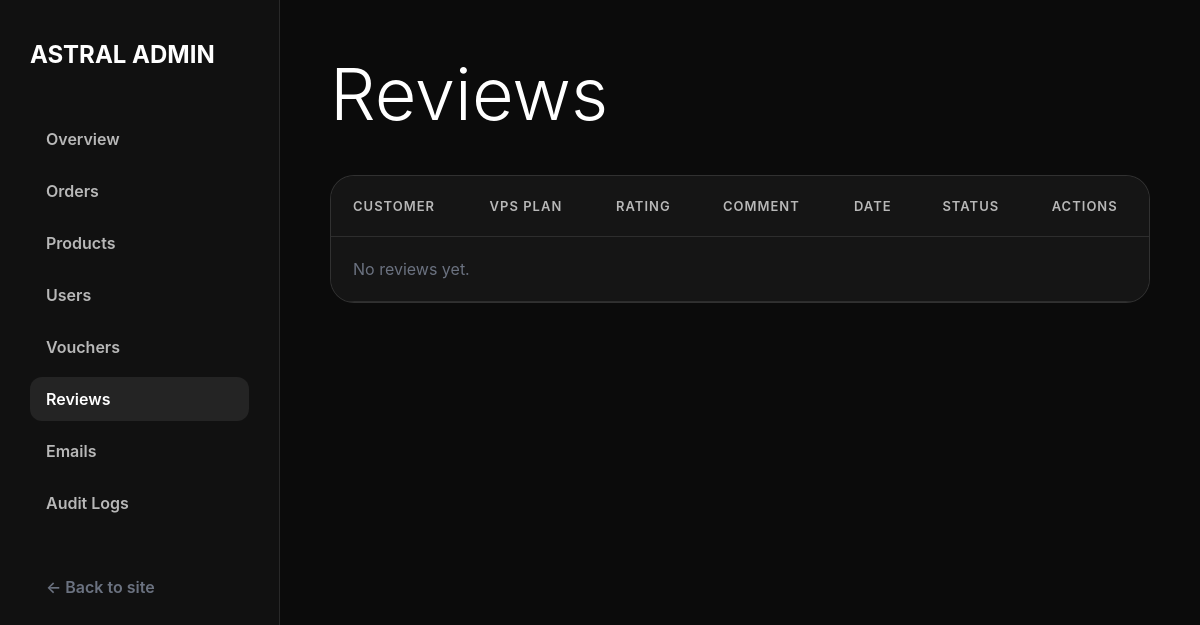
The page /admin/reviews (signed in) on the database as committed earlier.
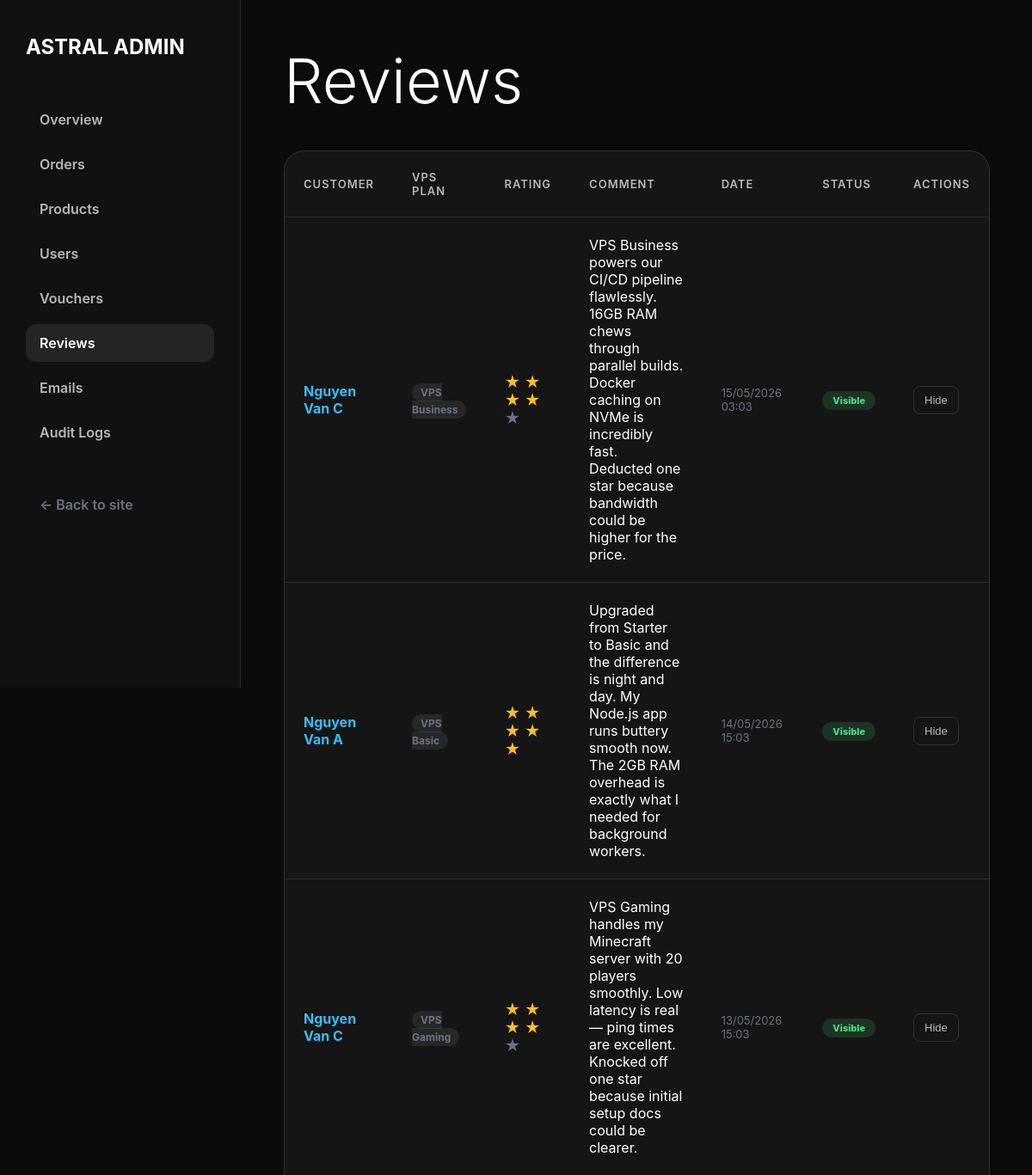
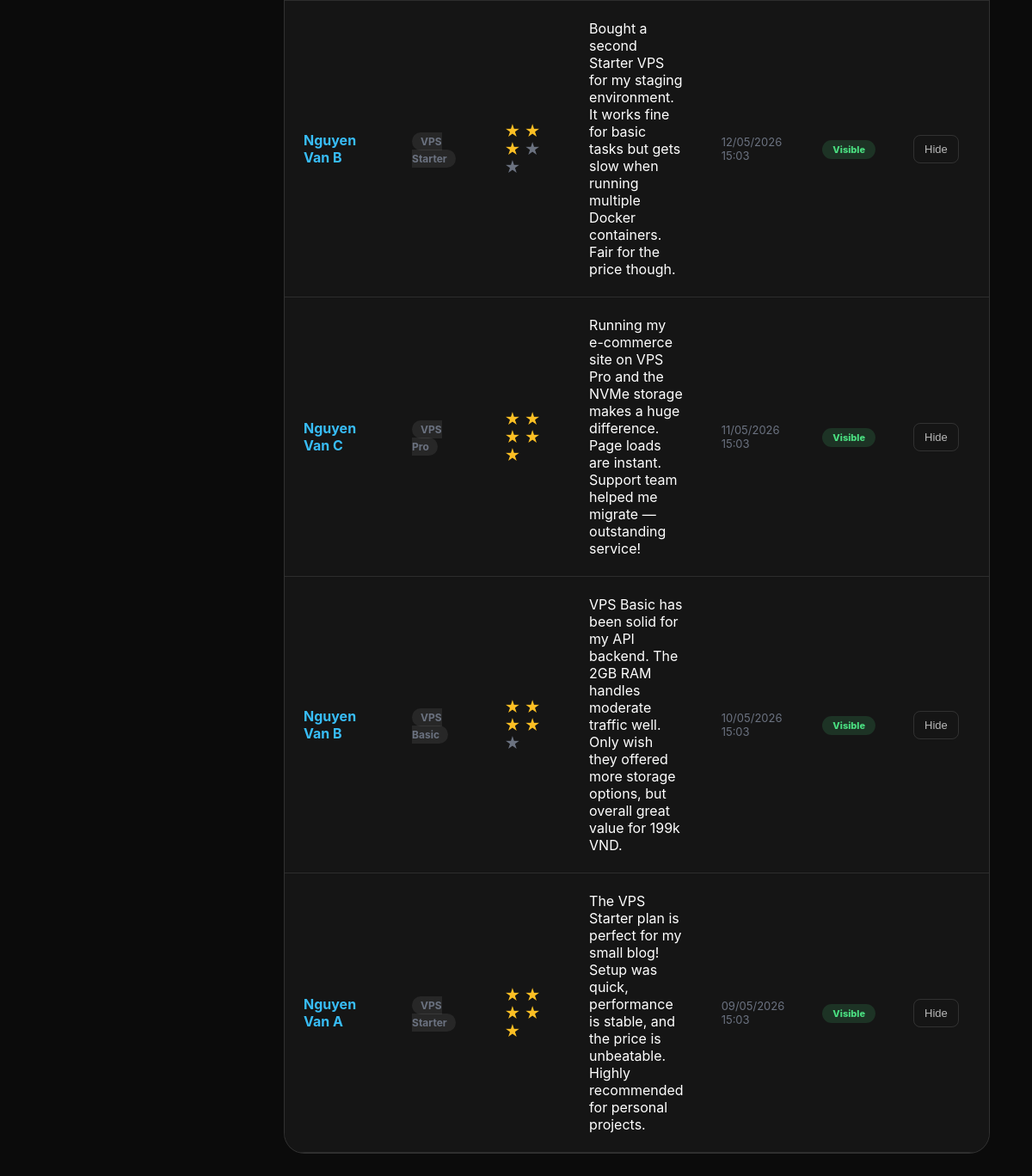
The same page on the database as committed later (2 pictures, top to bottom).
### tables this page shows
CREATE TABLE reviews (
    id          INT UNSIGNED AUTO_INCREMENT PRIMARY KEY,
    user_id     INT UNSIGNED  NOT NULL,
    product_id  INT UNSIGNED  NOT NULL,
    order_id    INT UNSIGNED  NOT NULL,
    rating      TINYINT(1)    NOT NULL CHECK (rating BETWEEN 1 AND 5),
    comment     TEXT          NOT NULL,
    is_visible  TINYINT(1)    NOT NULL DEFAULT 1,
    created_at  TIMESTAMP     NOT NULL DEFAULT CURRENT_TIMESTAMP,
    updated_at  TIMESTAMP     NOT NULL DEFAULT CURRENT_TIMESTAMP ON UPDATE CURRENT_TIMESTAMP,

    UNIQUE KEY uq_review_per_order (user_id, order_id),
    FOREIGN KEY (user_id)    REFERENCES users(id)    ON DELETE CASCADE,
    FOREIGN KEY (product_id) REFERENCES products(id) ON DELETE CASCADE,
    FOREIGN KEY (order_id)   REFERENCES orders(id)   ON DELETE CASCADE,
    INDEX idx_product_visible (product_id, is_visible),
    INDEX idx_rating (rating)
);

CREATE TABLE users (
    id            INT UNSIGNED AUTO_INCREMENT PRIMARY KEY,
    name          VARCHAR(100)  NOT NULL,
    email         VARCHAR(150)  NOT NULL UNIQUE,
    password      VARCHAR(255)  NOT NULL,                         
    phone         VARCHAR(20)   DEFAULT NULL,
    avatar        VARCHAR(255)  DEFAULT 'default_avatar.png',
    role          ENUM('user','staff','admin') NOT NULL DEFAULT 'user',
     
    tier          ENUM('silver','gold','diamond') NOT NULL DEFAULT 'silver',
    total_spent   DECIMAL(15,2) NOT NULL DEFAULT 0.00,
    is_locked     TINYINT(1)    NOT NULL DEFAULT 0,               
    locked_reason VARCHAR(255)  DEFAULT NULL,
    is_verified   TINYINT(1)    NOT NULL DEFAULT 1,               
    verification_token VARCHAR(64) DEFAULT NULL,
    mfa_secret          VARCHAR(32)   DEFAULT NULL,
    mfa_enabled         TINYINT(1)    NOT NULL DEFAULT 0,
    created_at    TIMESTAMP     NOT NULL DEFAULT CURRENT_TIMESTAMP,
    updated_at    TIMESTAMP     NOT NULL DEFAULT CURRENT_TIMESTAMP ON UPDATE CURRENT_TIMESTAMP,

    INDEX idx_role (role),
    INDEX idx_tier (tier),
    INDEX idx_is_locked (is_locked)
);

CREATE TABLE products (
    id            INT UNSIGNED AUTO_INCREMENT PRIMARY KEY,
    name          VARCHAR(150)  NOT NULL,                         
    slug          VARCHAR(200)  NOT NULL UNIQUE,                  
    description   TEXT          DEFAULT NULL,
     
    cpu           VARCHAR(50)   NOT NULL,                         
    ram           VARCHAR(50)   NOT NULL,                         
    storage       VARCHAR(50)   NOT NULL,                         
    bandwidth     VARCHAR(50)   NOT NULL,                         
    os_options    VARCHAR(255)  DEFAULT NULL,                     
     
    price         DECIMAL(15,2) NOT NULL,                         
    stock         INT           NOT NULL DEFAULT 100,             
    image         VARCHAR(255)  DEFAULT 'default_product.png',
     
    is_active     TINYINT(1)    NOT NULL DEFAULT 1,               
    created_by    INT UNSIGNED  DEFAULT NULL,                     
    created_at    TIMESTAMP     NOT NULL DEFAULT CURRENT_TIMESTAMP,
    updated_at    TIMESTAMP     NOT NULL DEFAULT CURRENT_TIMESTAMP ON UPDATE CURRENT_TIMESTAMP,

    FOREIGN KEY (created_by) REFERENCES users(id) ON DELETE SET NULL,
    INDEX idx_is_active (is_active),
    INDEX idx_price (price),
    INDEX idx_slug (slug)
);

### src/Controllers/AdminReviewController.php (called while the page is built, shortened)
<?php
class AdminReviewController extends Controller {
    public function index() {
        $reviews = Review::getAllForAdmin();
        require_once __DIR__ . '/../Views/admin/reviews/index.php';
    }
}

### src/index.php (called while the page is built, shortened)
<?php
    $router = new Router();
    $router->get('/',           \App\Controllers\ProductController::class, 'index');
    $router->get('/plans',      \App\Controllers\ProductController::class, 'plans');
    $router->get('/product',    \App\Controllers\ProductController::class, 'detail');
    $router->get('/blog',       \App\Controllers\ProductController::class, 'blog');
    $router->get('/docs',       \App\Controllers\ProductController::class, 'docs');
    $router->get('/api/health', \App\Controllers\HealthController::class, 'index');
    $router->get('/api/service-status', \App\Controllers\ConsoleController::class, 'status');
    $router->get('/login',      \App\Controllers\AuthController::class, 'login');
    $router->post('/login',     \App\Controllers\AuthController::class, 'login');
    $router->get('/register',   \App\Controllers\AuthController::class, 'register');
    $router->post('/register',  \App\Controllers\AuthController::class, 'register');
    $router->get('/logout',     \App\Controllers\AuthController::class, 'logout');
    $router->get('/verify',     \App\Controllers\AuthController::class, 'verify');
    $router->get('/verify-otp', \App\Controllers\AuthController::class, 'showOtpForm');
    $router->post('/verify-otp',\App\Controllers\AuthController::class, 'showOtpForm');
    $router->get('/forgot-password',    \App\Controllers\PasswordResetController::class, 'forgot');
    $router->post('/forgot-password',   \App\Controllers\PasswordResetController::class, 'forgot');
    $router->get('/reset-password',     \App\Controllers\PasswordResetController::class, 'reset');
    $router->post('/reset-password',    \App\Controllers\PasswordResetController::class, 'reset');
    $router->get('/mfa-verify',     \App\Controllers\AuthController::class, 'mfaVerify');
    $router->post('/mfa-verify',    \App\Controllers\AuthController::class, 'mfaVerify');
    $router->get('/mfa-setup',      \App\Controllers\ProfileController::class, 'setupMfa');
    $router->post('/mfa-setup',     \App\Controllers\ProfileController::class, 'setupMfa');
    $router->get('/cart',           \App\Controllers\CartController::class, 'index');
    $router->post('/cart/add',      \App\Controllers\CartController::class, 'add');
    $router->post('/cart/remove',   \App\Controllers\CartController::class, 'remove');
    $router->post('/cart/update',   \App\Controllers\CartController::class, 'update');
    $router->get('/cart/count',     \App\Controllers\CartController::class, 'count');
    $router->get('/checkout',       \App\Controllers\CheckoutController::class, 'index');
    $router->post('/checkout/place-order',      \App\Controllers\CheckoutController::class, 'placeOrder');
    $router->get('/checkout/place-order',       \App\Controllers\CheckoutController::class, 'placeOrderGet');
    $router->get('/checkout/success',           \App\Controllers\CheckoutController::class, 'success');
    $router->post('/checkout/validate-voucher', \App\Controllers\CheckoutController::class, 'validateVoucher');
    $router->get('/payment/vnpay-return',   \App\Controllers\PaymentController::class, 'vnpayReturn');
    $router->get('/payment/vnpay-ipn',      \App\Controllers\PaymentController::class, 'vnpayIpn');
    $router->get('/orders',             \App\Controllers\OrderController::class, 'index');
    $router->get('/orders/invoice',     \App\Controllers\OrderController::class, 'invoice');
    $router->post('/orders/cancel',     \App\Controllers\OrderController::class, 'cancel');
    $router->post('/service/stop',      \App\Controllers\ServiceController::class, 'stop');
    $router->post('/service/start',     \App\Controllers\ServiceController::class, 'start');
    $router->post('/service/restart',   \App\Controllers\ServiceController::class, 'restart');
    $router->post('/service/rebuild',   \App\Controllers\ServiceController::class, 'rebuild');
    $router->get('/inbox',              \App\Controllers\InboxController::class, 'index');
    $router->post('/inbox/read',        \App\Controllers\InboxController::class, 'markRead');
    $router->get('/profile',            \App\Controllers\ProfileController::class, 'index');
    $router->post('/profile/update',    \App\Controllers\ProfileController::class, 'update');
    $router->get('/console',            \App\Controllers\ConsoleController::class, 'index');
    $router->get('/admin/orders',           \App\Controllers\AdminOrderController::class, 'index');
    $router->get('/admin/orders/invoice',   \App\Controllers\AdminOrderController::class, 'invoice');
    $router->post('/admin/orders/update',   \App\Controllers\AdminOrderController::class, 'update');
    $router->get('/admin/products',         \App\Controllers\AdminProductController::class, 'index');
    $router->post('/admin/products/store',  \App\Controllers\AdminProductController::class, 'store');
    $router->post('/admin/products/update', \App\Controllers\AdminProductController::class, 'update');
    $router->post('/admin/products/toggle', \App\Controllers\AdminProductController::class, 'toggle');
    $router->get('/admin',                  \App\Controllers\AdminDashboardController::class, 'index');
    $router->get('/admin/dashboard',        \App\Controllers\AdminDashboardController::class, 'index');
    $router->get('/admin/users',            \App\Controllers\AdminUserController::class, 'index');
    $router->post('/admin/users/toggle-lock', \App\Controllers\AdminUserController::class, 'toggleLock');
    $router->get('/admin/vouchers',         \App\Controllers\AdminVoucherController::class, 'index');
    $router->post('/admin/vouchers/store',  \App\Controllers\AdminVoucherController::class, 'store');
    $router->post('/admin/vouchers/toggle', \App\Controllers\AdminVoucherController::class, 'toggle');
    $router->get('/admin/reviews',          \App\Controllers\AdminReviewController::class, 'index');
    $router->post('/admin/reviews/toggle',   \App\Controllers\AdminReviewController::class, 'toggle');
    $router->get('/admin/emails',           \App\Controllers\AdminEmailController::class, 'index');
    $router->post('/admin/emails/send',     \App\Controllers\AdminEmailController::class, 'send');
    $router->get('/admin/audit-logs',      \App\Controllers\AdminAuditLogController::class, 'index');
    $router->post('/review/submit',        \App\Controllers\ReviewController::class, 'submit');
    $router->dispatch();

### src/Models/Review.php (called while the page is built, shortened)
<?php
class Review {
    public static function getAllForAdmin(): array {
        $pdo = Database::getConnection();
        $sql = "
            SELECT r.*, u.name AS customer_name, p.name AS product_name
            FROM reviews r
            JOIN users u ON r.user_id = u.id
            JOIN products p ON r.product_id = p.id
            ORDER BY r.created_at DESC
        ";
        return $pdo->query($sql)->fetchAll(\PDO::FETCH_ASSOC);
    }
}

### src/Views/admin/reviews/index.php (the view, shortened to what the changed rows need)
<!DOCTYPE html>
<html lang="en">
<head>
    <link rel="stylesheet" href="/css/base.css">
</head>
<body>
    <div class="admin-layout">
        <div class="admin-sidebar">
            <h2>ASTRAL ADMIN</h2>
        </div>
        <div class="admin-content">
            <h1>Reviews</h1>
            <div style="background:#151515;border-radius:24px;border:1px solid rgba(255,255,255,0.12);overflow:hidden;">
                <div class="table-responsive">
                    <table class="admin-table">
                        <thead>
                            <tr>
                                <th>Customer</th>
                                <th>VPS Plan</th>
                                <th>Rating</th>
                                <th>Comment</th>
                                <th>Date</th>
                                <th>Status</th>
                                <th>Actions</th>
                            </tr>
                        </thead>
                        <tbody>
                            <?php if(empty($reviews)): ?>
                                <tr><td colspan="7" class="text-center text-muted py-4">No reviews yet.</td></tr>
                            <?php else: ?>
                                <?php foreach ($reviews as $r): ?>
                                    <tr>
                                        <td class="fw-bold" style="color:#38bdf8;"><?= htmlspecialchars($r['customer_name']) ?></td>
                                        <td><span style="padding:3px 10px;border-radius:999px;background:rgba(255,255,255,0.08);color:#6b7280;font-size:12px;font-weight:700;"><?= htmlspecialchars($r['product_name']) ?></span></td>
                                        <td class="star-rating">
                                            <?php for($i=1; $i<=5; $i++): ?>
                                                <span class="star <?= $i > $r['rating'] ? 'empty' : '' ?>">★</span>
                                            <?php endfor; ?>
                                        </td>
                                        <td style="max-width:300px;"><?= nl2br(htmlspecialchars($r['comment'])) ?></td>
                                        <td style="color:#6b7280;font-size:13px;"><?= date('d/m/Y H:i', strtotime($r['created_at'])) ?></td>
                                        <td>
                                            <span class="r-status <?= $r['is_visible'] ? 'visible' : 'hidden' ?>"><?= $r['is_visible'] ? 'Visible' : 'Hidden' ?></span>
                                        </td>
                                        <td>
                                            <form action="/admin/reviews/toggle" method="POST">
                                                <button type="submit" class="action-btn <?= $r['is_visible'] ? 'danger' : 'success' ?>"><?= $r['is_visible'] ? 'Hide' : 'Unhide' ?></button>
                                            </form>
                                        </td>
                                    </tr>
                                <?php endforeach; ?>
                            <?php endif; ?>
                        </tbody>
                    </table>
                </div>
            </div>
        </div>
    </div>
</body>
</html>

Rows that differ between the two databases and show on the page:
added reviews: user.name "Nguyen Van C", product.name "VPS Business", comment "VPS Business powers our CI/CD pipeline flawlessly. 16GB RAM chews through parallel builds. Docker caching on NVMe is incredibly fast. Deducted one star because bandwidth could be higher for the price.", created_at "15/05/2026 03:03", is_visible "Visible"
added reviews: user.name "Nguyen Van A", product.name "VPS Basic", comment "Upgraded from Starter to Basic and the difference is night and day. My Node.js app runs buttery smooth now. The 2GB RAM overhead is exactly what I needed for background workers.", created_at "14/05/2026 15:03", is_visible "Visible"
added reviews: user.name "Nguyen Van C", product.name "VPS Gaming", comment "VPS Gaming handles my Minecraft server with 20 players smoothly. Low latency is real — ping times are excellent. Knocked off one star because initial setup docs could be clearer.", created_at "13/05/2026 15:03", is_visible "Visible"
added reviews: user.name "Nguyen Van B", product.name "VPS Starter", comment "Bought a second Starter VPS for my staging environment. It works fine for basic tasks but gets slow when running multiple Docker containers. Fair for the price though.", created_at "12/05/2026 15:03", is_visible "Visible"
added reviews: user.name "Nguyen Van C", product.name "VPS Pro", comment "Running my e-commerce site on VPS Pro and the NVMe storage makes a huge difference. Page loads are instant. Support team helped me migrate — outstanding service!", created_at "11/05/2026 15:03", is_visible "Visible"
added reviews: user.name "Nguyen Van B", product.name "VPS Basic", comment "VPS Basic has been solid for my API backend. The 2GB RAM handles moderate traffic well. Only wish they offered more storage options, but overall great value for 199k VND.", created_at "10/05/2026 15:03", is_visible "Visible"
added reviews: user.name "Nguyen Van A", product.name "VPS Starter", comment "The VPS Starter plan is perfect for my small blog! Setup was quick, performance is stable, and the price is unbeatable. Highly recommended for personal projects.", created_at "09/05/2026 15:03", is_visible "Visible"
Other text that changed with them:
text no longer shown: "No reviews yet."
